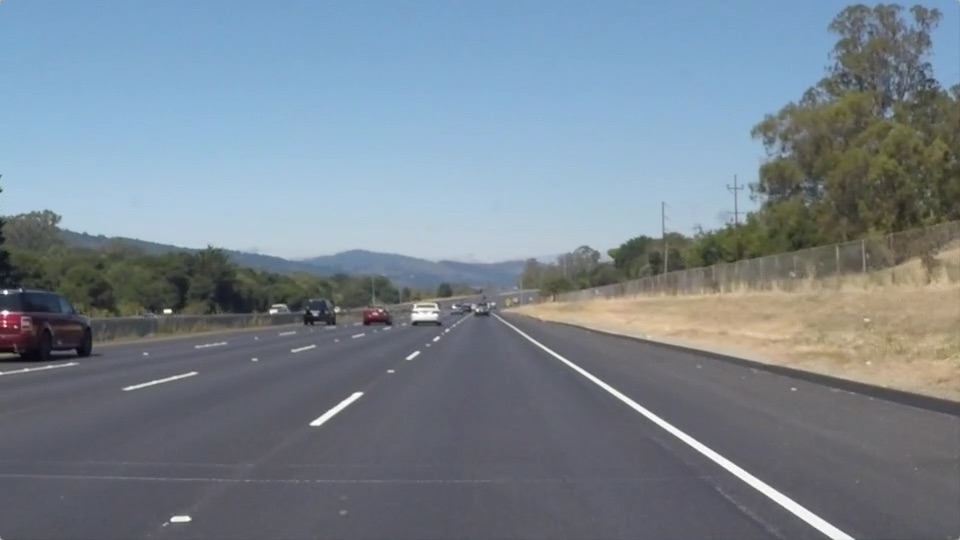
#> input picture CarND-LaneLines-P1/test_images/solidWhiteRight.jpg, 960 x 540 px; the run also reads 1 picture not shown here
$ jupyter execute --allow-errors P1.ipynb   (shell and % lines are left out)
#> lines starting #> are read from the running program, lines starting #| are printed output that depends on the picture; after the words box and inside, x2 and y2 are one past the last pixel; in counts of white or black regions, pixels touching at a corner belong together
# Self-Driving Car Engineer Nanodegree

## Project: **Finding Lane Lines on the Road**
***
In this project, you will use the tools you learned about in the lesson to identify lane lines on the road.  You can develop your pipeline on a series of individual images, and later apply the result to a video stream (really just a series of images). Check out the video clip "raw-lines-example.mp4" (also contained in this repository) to see what the output should look like after using the helper functions below.

Once you have a result that looks roughly like "raw-lines-example.mp4", you'll need to get creative and try to average and/or extrapolate the line segments you've detected to map out the full extent of the lane lines.  You can see an example of the result you're going for in the video "P1_example.mp4".  Ultimately, you would like to draw just one line for the left side of the lane, and one for the right.

In addition to implementing code, there is a brief writeup to complete. The writeup should be completed in a separate file, which can be either a markdown file or a pdf document. There is a [write up template](https://github.com/udacity/CarND-LaneLines-P1/blob/master/writeup_template.md) that can be used to guide the writing process. Completing both the code in the Ipython notebook and the writeup template will cover all of the [rubric points](https://review.udacity.com/#!/rubrics/322/view) for this project.

---
Let's have a look at our first image called 'test_images/solidWhiteRight.jpg'.  Run the 2 cells below (hit Shift-Enter or the "play" button above) to display the image.

**Note: If, at any point, you encounter frozen display windows or other confounding issues, you can always start again with a clean slate by going to the "Kernel" menu above and selecting "Restart & Clear Output".**

---

**The tools you have are color selection, region of interest selection, grayscaling, Gaussian smoothing, Canny Edge Detection and Hough Tranform line detection.  You  are also free to explore and try other techniques that were not presented in the lesson.  Your goal is piece together a pipeline to detect the line segments in the image, then average/extrapolate them and draw them onto the image for display (as below).  Once you have a working pipeline, try it out on the video stream below.**

---

<figure>

 <figcaption>
 <p></p>
 <p style="text-align: center;"> Your output should look something like this (above) after detecting line segments using the helper functions below </p>
 </figcaption>
</figure>
 <p></p>
<figure>

 <figcaption>
 <p></p>
 <p style="text-align: center;"> Your goal is to connect/average/extrapolate line segments to get output like this</p>
 </figcaption>
</figure>

**Run the cell below to import some packages.  If you get an `import error` for a package you've already installed, try changing your kernel (select the Kernel menu above --> Change Kernel).  Still have problems?  Try relaunching Jupyter Notebook from the terminal prompt.  Also, see [this forum post](https://carnd-forums.udacity.com/cq/viewquestion.action?spaceKey=CAR&id=29496372&questionTitle=finding-lanes---import-cv2-fails-even-though-python-in-the-terminal-window-has-no-problem-with-import-cv2) for more troubleshooting tips.**

## Import Packages

[cell 1]
#importing some useful packages
import matplotlib.pyplot as plt
import matplotlib.image as mpimg
import numpy as np
import cv2

## Read in an Image

[cell 2]
#reading in an image
image = mpimg.imread('test_images/solidWhiteRight.jpg')
#> image is the input picture: shape (540, 960, 3); mean R, G, B 120.3, 132.6, 143.7

#printing out some stats and plotting
print('This image is:', type(image), 'with dimesions:', image.shape)
#| This image is: <class 'numpy.ndarray'> with dimesions: (540, 960, 3)
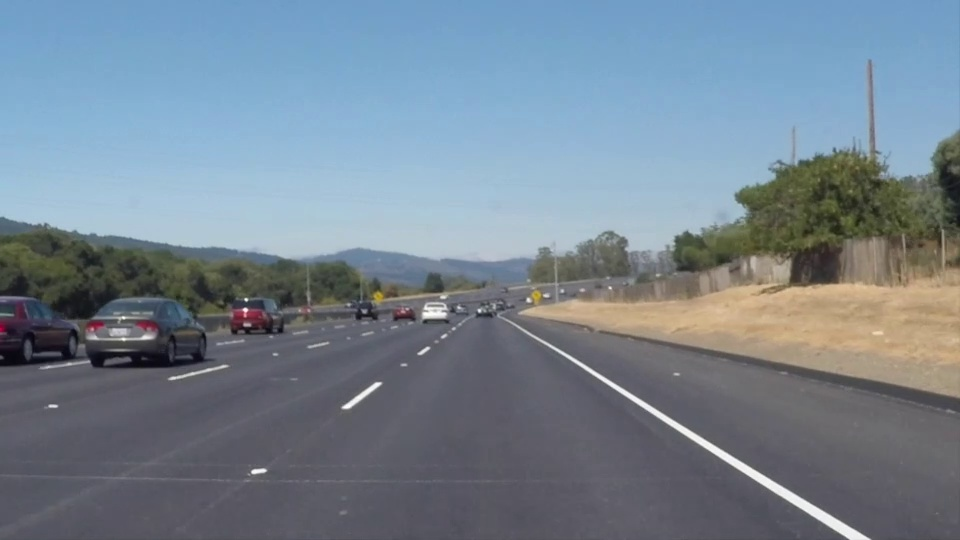
#> input picture CarND-LaneLines-P1/debug/image153.jpg, 960 x 540 px, found by its file name
#> further down, image is the input picture: shape (540, 960, 3); mean R, G, B 118.1, 132.4, 145.2
plt.imshow(image)  # if you wanted to show a single color channel image called 'gray', for example, call as plt.imshow(gray, cmap='gray')

## Ideas for Lane Detection Pipeline

**Some OpenCV functions (beyond those introduced in the lesson) that might be useful for this project are:**

`cv2.inRange()` for color selection
`cv2.fillPoly()` for regions selection
`cv2.line()` to draw lines on an image given endpoints
`cv2.addWeighted()` to coadd / overlay two images
`cv2.cvtColor()` to grayscale or change color
`cv2.imwrite()` to output images to file
`cv2.bitwise_and()` to apply a mask to an image

**Check out the OpenCV documentation to learn about these and discover even more awesome functionality!**

## Helper Functions

Below are some helper functions to help get you started. They should look familiar from the lesson!

[cell 3]
import math

def select_white_yellow(img):
    """Applies color selection for white and yellow"""
    hls_img = cv2.cvtColor(img, cv2.COLOR_RGB2HLS)
#> hls_img: shape (540, 960, 3); mean of channels 0, 1, 2 98, 131.8, 57.6
    # white color mask
    lower = np.array([  0, 200,   0], dtype="uint8")
    upper = np.array([255, 255, 255], dtype="uint8")
    white_mask = cv2.inRange(hls_img, lower, upper)
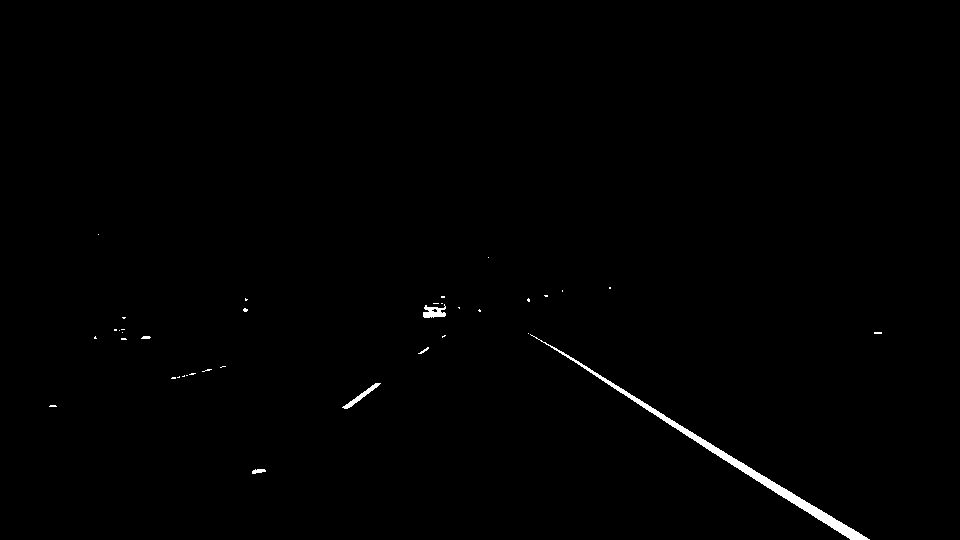
#> white_mask: shape (540, 960); 0.58% white; 37 white regions (31 under 20 px), largest, box (x1, y1, x2, y2) and area: (530, 334, 870, 540) 2322, (423, 304, 446, 318) 200, (342, 383, 381, 409) 188, (252, 469, 266, 474) 50, (141, 336, 151, 339) 25, (418, 347, 429, 354) 25
    # yellow color mask
    lower = np.array([ 10,   0, 100], dtype="uint8")
    upper = np.array([ 40, 255, 255], dtype="uint8")
    yellow_mask = cv2.inRange(hls_img, lower, upper)
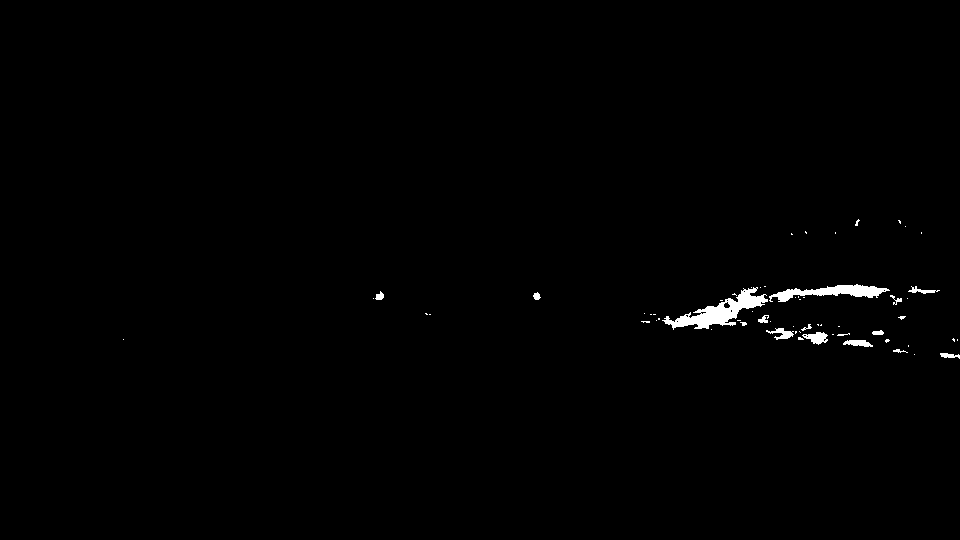
#> yellow_mask: shape (540, 960); 0.7% white; 61 white regions (46 under 20 px), largest, box (x1, y1, x2, y2) and area: (662, 287, 768, 330) 1517, (769, 284, 890, 302) 946, (802, 332, 828, 345) 193
    # combine the mask
    white_yellow_mask = cv2.bitwise_or(white_mask, yellow_mask)
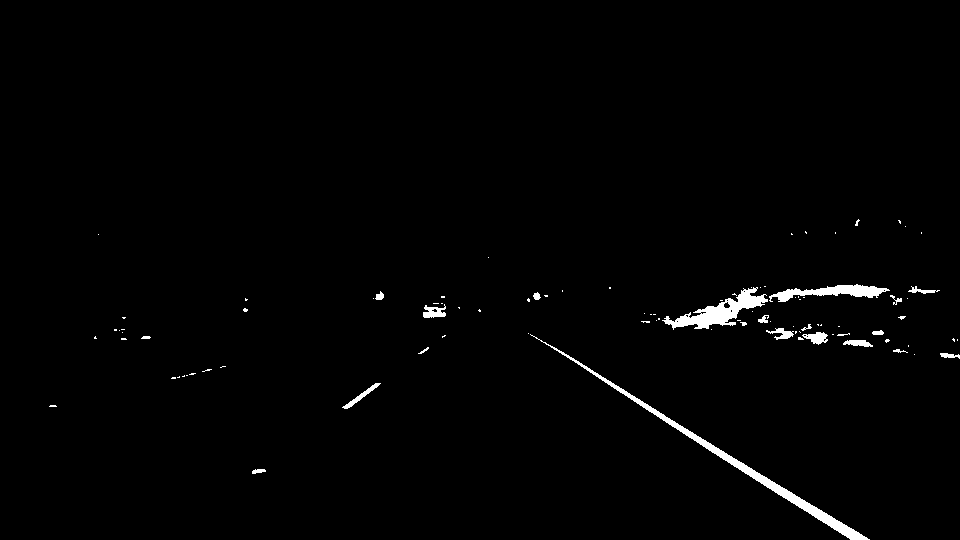
#> white_yellow_mask: shape (540, 960); 1.3% white; 94 white regions (73 under 20 px), largest, box (x1, y1, x2, y2) and area: (530, 334, 870, 540) 2322, (662, 287, 768, 330) 1517, (769, 284, 890, 302) 946
    return cv2.bitwise_and(img, img, mask = white_yellow_mask)

def grayscale(img):
    """Applies the Grayscale transform
    This will return an image with only one color channel
    but NOTE: to see the returned image as grayscale
    (assuming your grayscaled image is called 'gray')
    you should call plt.imshow(gray, cmap='gray')"""
    return cv2.cvtColor(img, cv2.COLOR_RGB2GRAY)
#> returned value: shape (540, 960)
    # Or use BGR2GRAY if you read an image with cv2.imread()
    # return cv2.cvtColor(img, cv2.COLOR_BGR2GRAY)

def canny(img, low_threshold, high_threshold):
    """Applies the Canny transform"""
    return cv2.Canny(img, low_threshold, high_threshold)

def gaussian_blur(img, kernel_size):
    """Applies a Gaussian Noise kernel"""
#> called with kernel_size = 15
    return cv2.GaussianBlur(img, (kernel_size, kernel_size), 0)
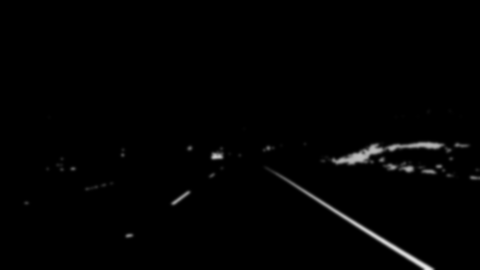
#> returned value: shape (540, 960) (shown at 1/2 size); min 0, max 234, mean 2.6

def region_of_interest(img, vertices):
    """
    Applies an image mask.

    Only keeps the region of the image defined by the polygon
    formed from `vertices`. The rest of the image is set to black.
    """
    #defining a blank mask to start with
    mask = np.zeros_like(img)

    #defining a 3 channel or 1 channel color to fill the mask with depending on the input image
    if len(img.shape) > 2:
        channel_count = img.shape[2]  # i.e. 3 or 4 depending on your image
        ignore_mask_color = (255,) * channel_count
    else:
        ignore_mask_color = 255

    #filling pixels inside the polygon defined by "vertices" with the fill color
    cv2.fillPoly(mask, vertices, ignore_mask_color)

    #returning the image only where mask pixels are nonzero
    masked_image = cv2.bitwise_and(img, mask)
    return masked_image

def draw_lines(img, lines, color=[255, 0, 0], thickness=8, alpha=0.2):
    """
    NOTE: this is the function you might want to use as a starting point once you want to
    average/extrapolate the line segments you detect to map out the full
    extent of the lane (going from the result shown in raw-lines-example.mp4
    to that shown in P1_example.mp4).

    Think about things like separating line segments by their
    slope ((y2-y1)/(x2-x1)) to decide which segments are part of the left
    line vs. the right line.  Then, you can average the position of each of
    the lines and extrapolate to the top and bottom of the lane.

    This function draws `lines` with `color` and `thickness`.
    Lines are drawn on the image inplace (mutates the image).
    If you want to make the lines semi-transparent, think about combining
    this function with the weighted_img() function below
    """

    ysize = img.shape[0]
    xsize = img.shape[1]
    #print('(xsize,ysize)=(%d,%d)' % (xsize,ysize))

    m_left = 0.
    b_left = 0.
    num_left = 0
    ymin_left = ysize

    m_right = 0.
    b_right = 0.
    num_right = 0
    ymin_right = ysize

    m = 0.
    b = 0.

    for line in lines:
        for x1,y1,x2,y2 in line:
            # weighted average of slope (m) and intercept (b)
            # weight: depends on lane length
            m = (y2-y1) / (x2-x1)
            b = y1 - m * x1
            len = math.sqrt((x2-x1)**2 + (y2-y1)**2)
            #print("y=%f x + %f" % (m, b))
            if abs(m) > 1e3 or abs(m) < 1e-3:
                continue
            x_bottom = int((ysize - b) / m)

            if (x_bottom > 0 and x_bottom < xsize): # outliers rejection
                if (m < 0):
                    m_left += len * m
                    b_left += len * b
                    num_left += len
                    ymin_left = min(ymin_left, y1, y2)
                elif (m > 0):
                    m_right += len * m
                    b_right += len * b
                    num_right += len
                    ymin_right = min(ymin_right, y1, y2)

            #print("y=%f x + %f (x_bottom= %d)" % (m, b, x_bottom))

    global prev_m_left
    global prev_b_left
    global prev_ymin

    y1 = ysize
    y2 = min(ymin_left, ymin_right)
    if (prev_ymin > 0):
        # Low Pass filter (order 1) with previous frame
        y2 = int(alpha * y2 + (1 - alpha) * prev_ymin)
    prev_ymin = y2

    if (num_left > 0):
        m_left /= num_left
        b_left /= num_left
        if (prev_m_left != 0):
            # Low Pass filter (order 1) with previous frame
            m_left = alpha * m_left + (1 - alpha) * prev_m_left
            b_left = alpha * b_left + (1 - alpha) * prev_b_left
        x1 = int((y1 - b_left) / m_left)
        x2 = int((y2 - b_left) / m_left)
        cv2.line(img, (x1, y1), (x2, y2), color, thickness)
        prev_m_left = m_left
        prev_b_left = b_left

    global prev_m_right
    global prev_b_right

    if (num_right > 0):
        m_right /= num_right
        b_right /= num_right
        if (prev_m_right != 0):
            # Low Pass filter (order 1) with previous frame
            m_right = alpha * m_right + (1 - alpha) * prev_m_right
            b_right = alpha * b_right + (1 - alpha) * prev_b_right
        x1 = int((y1 - b_right) / m_right)
        x2 = int((y2 - b_right) / m_right)
        cv2.line(img, (x1, y1), (x2, y2), color, thickness)
        prev_m_right = m_right
        prev_b_right = b_right

    cv2.putText(img,'left: m=%f b=%f (num=%d)' % (m_left, b_left, num_left),(100,100),cv2.FONT_HERSHEY_SIMPLEX, 1,(255,255,255),2)
    cv2.putText(img,'right: m=%f b=%f (num=%d)' % (m_right, b_right, num_right),(100,200),cv2.FONT_HERSHEY_SIMPLEX, 1,(255,255,255),2)


def hough_lines(img, rho, theta, threshold, min_line_len, max_line_gap):
    """
    `img` should be the output of a Canny transform.

    Returns an image with hough lines drawn.
    """
    #lines = []
    lines = cv2.HoughLinesP(img, rho, theta, threshold, np.array([]), minLineLength=min_line_len, maxLineGap=max_line_gap)
    line_img = np.zeros((img.shape[0], img.shape[1], 3), dtype=np.uint8)
    draw_lines(line_img, lines)
    return line_img

# Python 3 has support for cool math symbols.

def weighted_img(img, initial_img, α=0.8, β=1., λ=0.):
    """
    `img` is the output of the hough_lines(), An image with lines drawn on it.
    Should be a blank image (all black) with lines drawn on it.

    `initial_img` should be the image before any processing.

    The result image is computed as follows:

    initial_img * α + img * β + λ
    NOTE: initial_img and img must be the same shape!
    """
    return cv2.addWeighted(initial_img, α, img, β, λ)

global num_image
num_image = 0

def init_processing():
    # those global are used for low pass filtering (for video frames)
    # not usefull for single images
    global prev_m_left
    global prev_b_left
    prev_m_left = 0
    prev_b_left = 0
    global prev_m_right
    global prev_b_right
    prev_m_right = 0
    prev_b_right = 0
    global prev_ymin
    prev_ymin = 0
    global num_image
    num_image = 0

def pipeline(img_param):
    #global num_image
    #num_image += 1
    img = np.copy(img_param)
    #mpimg.imsave('debug/image' + str(num_image) + '.jpg', img)

    white_yellow = select_white_yellow(img)
    img_gray = grayscale(white_yellow)
    img_blur = gaussian_blur(img_gray, kernel_size=15)
    img_edges = canny(img_blur, low_threshold=50, high_threshold=150)

    # first, define the polygon by vertices
    rows, cols = img.shape[:2]
    bottom_left  = [cols*0.1, rows*0.99]
    top_left     = [cols*0.4, rows*0.6]
    bottom_right = [cols*0.9, rows*0.99]
    top_right    = [cols*0.6, rows*0.6]
    # the vertices are an array of polygons (i.e array of arrays) and the data type must be integer
    vertices = np.array([[bottom_left, top_left, top_right, bottom_right]], dtype=np.int32)

    img_masked_edges = region_of_interest(img_edges, vertices)
    #img_line = hough_lines(masked_edges, rho=2, theta=np.pi/180, threshold=15, min_line_len=40, max_line_gap=20)
    img_line = hough_lines(img_masked_edges, rho=1, theta=np.pi/180, threshold=20, min_line_len=50, max_line_gap=300)
    result = weighted_img(img_line, img)
    #mpimg.imsave('debug/result' + str(num_image) + '.jpg', result)
    return result

## Test Images

Build your pipeline to work on the images in the directory "test_images"
**You should make sure your pipeline works well on these images before you try the videos.**

[cell 4]
import os
print(os.listdir("test_images/"))

# [6 lines of commented-out code are left out]

init_processing()

image = mpimg.imread('test_images/image153.jpg')
#image = mpimg.imread('test_images/image181.jpg')

print('\nraw image from extra challenge')
plt.imshow(image)
plt.show()

white_yellow = select_white_yellow(image)
print('image after color selection stage: white and yellow')
plt.imshow(white_yellow)
plt.show()

#gray = grayscale(image)
gray = grayscale(white_yellow)
print('image after grayscale stage')
plt.imshow(gray, cmap='gray')
plt.show()

blur_gray = gaussian_blur(gray, kernel_size=15)
print('image after Gaussian blur stage')
plt.imshow(blur_gray, cmap='gray')
plt.show()

edges = canny(blur_gray, low_threshold=50, high_threshold=150)
#> in canny, `return cv2.Canny(img, low_threshold, high_threshold)`:
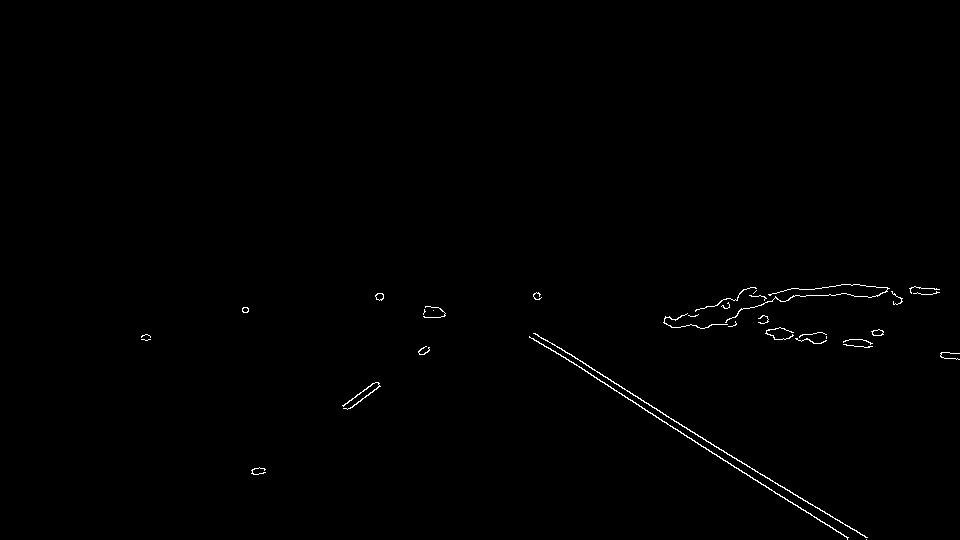
#> returned value: shape (540, 960); 0.46% white in thin lines or dots, all inside (x1, y1, x2, y2) = (141, 284, 960, 540)
print('image after Canny edges detection stage')
plt.imshow(edges, cmap='gray')
plt.show()

#imshape = image.shape
#vertices = np.array([[(0,imshape[0]),(450, 290), (490, 290), (imshape[1],imshape[0])]], dtype=np.int32)
# first, define the polygon by vertices
rows, cols = image.shape[:2]
bottom_left  = [cols*0.1, rows*0.99]
top_left     = [cols*0.4, rows*0.6]
bottom_right = [cols*0.9, rows*0.99]
top_right    = [cols*0.6, rows*0.6]
# the vertices are an array of polygons (i.e array of arrays) and the data type must be integer
vertices = np.array([[bottom_left, top_left, top_right, bottom_right]], dtype=np.int32)

masked_edges = region_of_interest(edges, vertices)
#> in region_of_interest, `cv2.fillPoly(mask, vertices, ignore_mask_color)`:
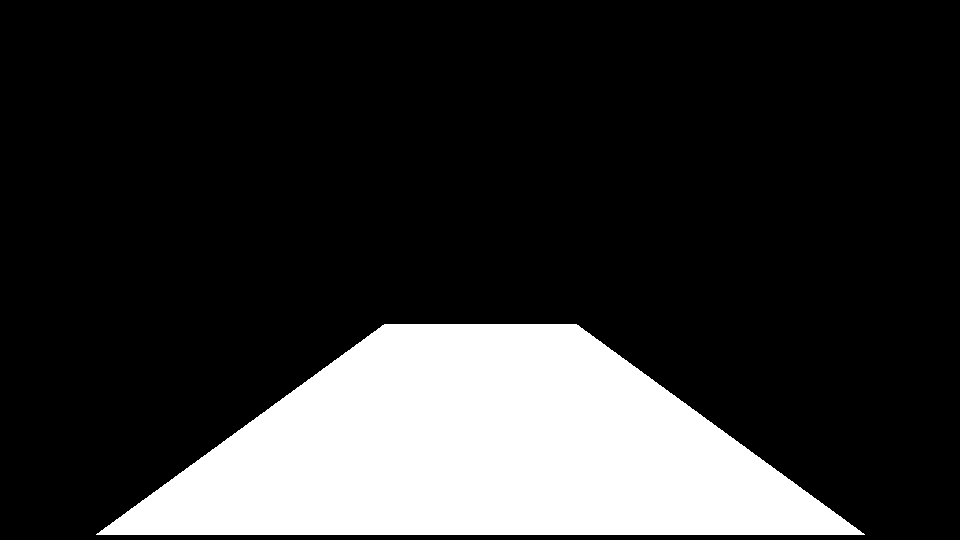
#> mask: shape (540, 960); 19.6% white; 1 white region, box (x1, y1, x2, y2) and area: (96, 324, 865, 535) 101569
print('image after Region Of Interest stage')
plt.imshow(masked_edges, cmap='gray')
plt.show()
line_img = hough_lines(masked_edges, rho=1, theta=np.pi/180, threshold=20, min_line_len=50, max_line_gap=300)
#> (the rest of the program and of its run is left out)
